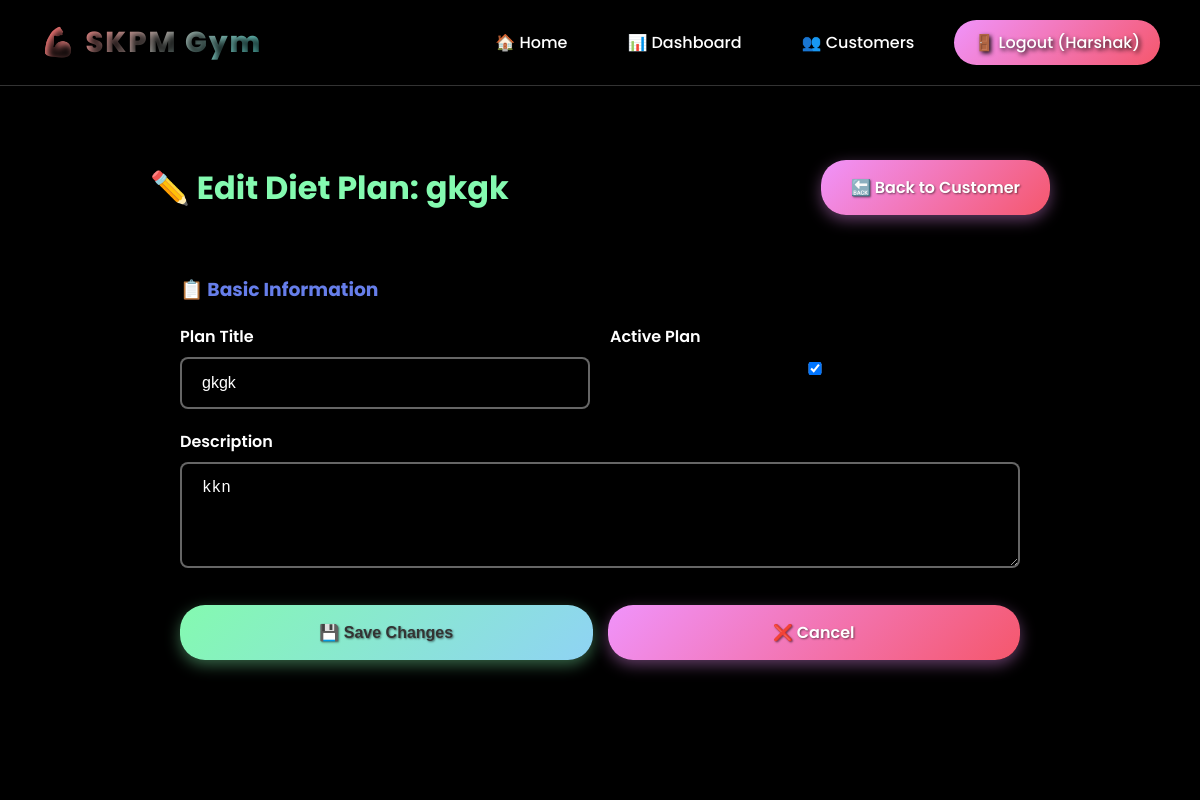
Screenshot of /gym/trainer/diet/1/edit/ (signed in) with the database file from the repository.
### gym/models.py (models this page shows, shortened)
class DietPlan(models.Model):
    customer = models.ForeignKey(User, on_delete=models.CASCADE, related_name='diet_plans')
    trainer = models.ForeignKey(User, on_delete=models.SET_NULL, null=True, blank=True, related_name='created_diet_plans')
    title = models.CharField(max_length=120)
    description = models.TextField(blank=True)
    breakfast = models.TextField(blank=True)
    lunch = models.TextField(blank=True)
    dinner = models.TextField(blank=True)
    snacks = models.TextField(blank=True)
    water_intake = models.CharField(max_length=50, blank=True, help_text="e.g., 3-4 liters")
    supplements = models.TextField(blank=True)
    notes = models.TextField(blank=True)
    calories_target = models.PositiveIntegerField(null=True, blank=True)
    protein_target = models.PositiveIntegerField(null=True, blank=True, help_text="in grams")
    created_at = models.DateTimeField(auto_now_add=True)
    updated_at = models.DateTimeField(auto_now=True)
    is_active = models.BooleanField(default=True)
    class Meta:
        ordering = ['-created_at']

### gym/views.py (the view)
# urls.py: path('trainer/diet/<int:plan_id>/edit/', trainer_edit_diet_plan, name='trainer_edit_diet_plan'),
@login_required
def trainer_edit_diet_plan(request, plan_id):
    if not request.user.groups.filter(name='Trainer').exists():
        return redirect('customer_dashboard')
    diet_plan = get_object_or_404(DietPlan, id=plan_id, trainer=request.user)
    if request.method == 'POST':
        form = DietPlanForm(request.POST, instance=diet_plan)
        if form.is_valid():
            form.save()
            messages.success(request, 'Diet plan updated successfully!')
            return redirect('trainer_customer_detail', user_id=diet_plan.customer.id)
    else:
        form = DietPlanForm(instance=diet_plan)
    return render(request, 'gym/trainer_edit_diet_plan.html', {'form': form, 'diet_plan': diet_plan})

### gym/forms.py
class DietPlanForm(forms.ModelForm):
    class Meta:
        model = DietPlan
        fields = ['title', 'description', 'breakfast', 'lunch', 'dinner', 'snacks', 'water_intake', 'supplements', 'notes', 'calories_target', 'protein_target', 'is_active']
    def __init__(self, *args, **kwargs):
        super().__init__(*args, **kwargs)
        for field in self.fields:
            if field in ['breakfast', 'lunch', 'dinner', 'snacks', 'supplements', 'notes', 'description']:
                self.fields[field].widget = forms.Textarea(attrs={'class': 'form-control', 'rows': 4})
            else:
                self.fields[field].widget.attrs.update({'class': 'form-control'})

### templates/gym/trainer_edit_diet_plan.html (shortened to what this page needs)
{% extends 'base.html' %}
{% block content %}
    <div style="max-width: 900px; margin: 0 auto;">
        <div style="display: flex; justify-content: space-between; align-items: center; margin-bottom: 30px;">
            <h1 style="color: #84fab0;">✏️ Edit Diet Plan: {{ diet_plan.title }}</h1>
            <a href="{% url 'trainer_customer_detail' diet_plan.customer.id %}" class="btn btn-secondary">🔙 Back to Customer</a>
        </div>
        <div class="card">
            <form method="post">
                <div style="margin-bottom: 30px;">
                    <h3 style="color: #667eea; margin-bottom: 20px;">📋 Basic Information</h3>
                    <div class="grid-2">
                        <div class="form-group">
                            <label for="id_title">Plan Title</label>
                            {{ form.title }}
                        </div>
                        <div class="form-group">
                            <label for="id_is_active">Active Plan</label>
                            {{ form.is_active }}
                        </div>
                    </div>
                    <div class="form-group">
                        <label for="id_description">Description</label>
                        {{ form.description }}
                    </div>
                </div>
                <div style="display: flex; gap: 15px; margin-top: 30px;">
                    <button type="submit" class="btn btn-success" style="flex: 1;">💾 Save Changes</button>
                    <a href="{% url 'trainer_customer_detail' diet_plan.customer.id %}" class="btn btn-secondary" style="flex: 1; text-align: center;">❌ Cancel</a>
                </div>
            </form>
        </div>
    </div>
{% endblock %}

### templates/base.html (shortened to what this page needs)
<!DOCTYPE html>
<html lang="en">
<head>
    {% load static %}
    <link rel="stylesheet" href="{% static 'css/style.css' %}">
</head>
<body>
    <ul class="cb-slideshow">
    </ul>
    <header class="nav" id="navbar">
        <div class="brand">💪 SKPM Gym</div>
        <nav class="nav-menu">
            <a href="{% url 'home' %}">🏠 Home</a>
            {% if user.is_authenticated %}
                <a href="{% url 'dashboard' %}">📊 Dashboard</a>
                {% if user.groups.all.0.name == 'Trainer' %}
                    <a href="{% url 'trainer_customers_list' %}">👥 Customers</a>
                {% else %}
                    <a href="{% url 'customer_profile_edit' %}">✏️ Edit Profile</a>
                    <a href="{% url 'add_progress' %}">📈 Add Progress</a>
                {% endif %}
                <a href="{% url 'logout' %}" class="btn-secondary">🚪 Logout ({{ user.first_name }})</a>
            {% else %}
                <a href="{% url 'login' %}" class="btn-primary">🔐 Login</a>
                <a href="{% url 'signup_customer' %}" class="btn-secondary">👤 Sign Up</a>
            {% endif %}
        </nav>
    </header>
    <main class="container fade-in-up">
        {% block content %}{% endblock %}
    </main>
</body>
</html>

### static/css/style.css (style rules this page uses)
* { box-sizing: border-box; margin: 0; padding: 0; }
body, html { height: 100%; font-family: 'Poppins', sans-serif; color: #fff; overflow-x: hidden; }
.cb-slideshow, .cb-slideshow:after { position: fixed; width: 100%; height: 100%; top: 0; left: 0; z-index: -1; }
.cb-slideshow:after { content: ''; background: #000; }
.nav { position: fixed; top: 0; width: 100%; z-index: 1000; display: flex; justify-content: space-between; align-items: center; padding: 20px 40px; background: transparent; border-bottom: 1px solid rgba(255,255,255,0.2); transition: all 0.3s ease; }
.nav .brand { font-weight: 800; font-size: 1.8rem; letter-spacing: 2px; background: linear-gradient(135deg, #ff6b6b, #4ecdc4); -webkit-background-clip: text; -webkit-text-fill-color: transparent; background-clip: text; text-shadow: 3px 3px 6px rgba(0,0,0,0.9); }
.nav-menu { display: flex; align-items: center; gap: 20px; }
.nav a { color: #fff; text-decoration: none; padding: 10px 20px; border-radius: 25px; transition: all 0.3s ease; font-weight: 500; position: relative; overflow: hidden; text-shadow: 2px 2px 4px rgba(0,0,0,0.9); }
.nav a.btn-secondary { background: linear-gradient(135deg, #f093fb 0%, #f5576c 100%); box-shadow: 0 4px 8px rgba(0,0,0,0.5); }
.container { position: relative; z-index: 2; max-width: 1200px; margin: 120px auto 40px; padding: 40px; background: transparent; border-radius: 0; box-shadow: none; border: none; }
.card { background: transparent; border: none; padding: 30px; border-radius: 0; margin-bottom: 25px; transition: all 0.3s ease; position: relative; overflow: visible; }
.card::before { display: none; }
.grid-2 { display: grid; grid-template-columns: repeat(auto-fit, minmax(250px, 1fr)); gap: 20px; }
.form-group { margin-bottom: 20px; }
form label { display: block; margin: 0 0 8px; font-weight: 600; color: #fff; text-shadow: 2px 2px 4px rgba(0,0,0,0.9); }
.form-control { width: 100%; padding: 15px 20px; border-radius: 8px; border: 2px solid rgba(255,255,255,0.4); background: rgba(0,0,0,0.4); color: #fff; font-size: 16px; transition: all 0.3s ease; }
.form-control::placeholder { color: rgba(255,255,255,0.7); }
.btn { display: inline-block; padding: 15px 30px; border-radius: 25px; border: none; cursor: pointer; font-weight: 600; text-decoration: none; transition: all 0.3s ease; position: relative; overflow: hidden; font-size: 16px; text-shadow: 1px 1px 2px rgba(0,0,0,0.5); }
.btn-secondary { background: linear-gradient(135deg, #f093fb 0%, #f5576c 100%); color: white; box-shadow: 0 5px 15px rgba(240, 147, 251, 0.4); }
.btn-success { background: linear-gradient(135deg, #84fab0 0%, #8fd3f4 100%); color: #333; box-shadow: 0 5px 15px rgba(132, 250, 176, 0.4); }
h1, h2, h3, h4, h5, h6 { text-shadow: 3px 3px 6px rgba(0,0,0,0.9); color: #fff; }
p, span, div, label, a { text-shadow: 2px 2px 4px rgba(0,0,0,0.8); }
textarea.form-control { background: rgba(0,0,0,0.4); resize: vertical; }
.fade-in-up { animation: fadeInUp 0.6s ease forwards; }
* { backdrop-filter: none !important; }

### rows the page displays
DietPlan: title "gkgk", is_active "☑", description "kkn"

### other values shown
{{ user.first_name }} "Harshak"
